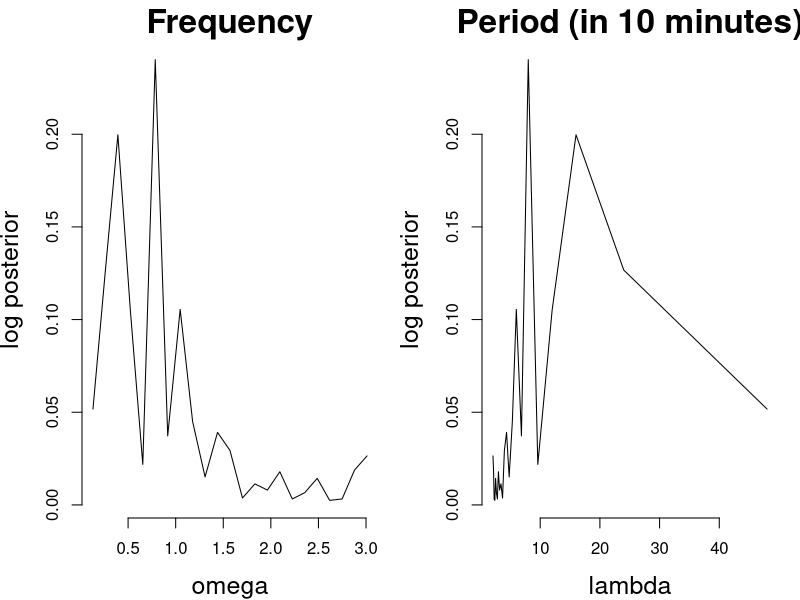
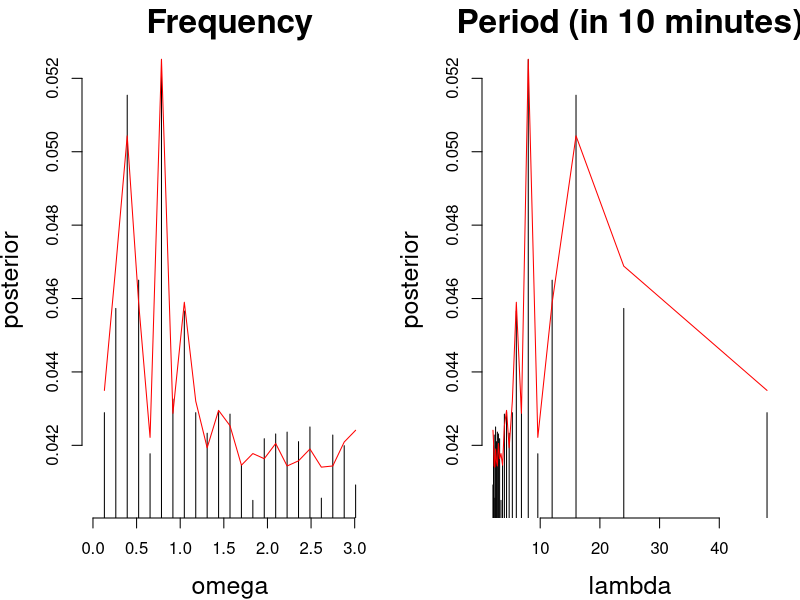

R code for these plots, in order:
#tmp = read.table("~/files/repos/data/soi.txt")[,1]
tmp = lh
#tmp = diff(c(co2))

#tmp = rnorm(4000)

#tmp = sin(seq(0, 1, length=1000)*2*pi * 4*10) +
#    sin(seq(0, 1, length=1000)*2*pi * 7*10) +
#    sin(seq(0, 1, length=1000)*2*pi * 18*10) +
#    sin(seq(0, 1, length=1000)*2*pi * 29*10)

dat = NULL
dat$tt = seq(1, length(tmp), by = 1)
dat$y = tmp

y = dat$y
tt = dat$tt
n = length(y)

# pdf("./dat_soi.pdf", width = 8, height = 8)
# par(mfrow = c(1,1), mar = c(5.1, 4.1, 4.1, 2.1))
# plot(dat$tt / 12, dat$y, type='l', bty='n', cex.main = 2, cex.lab = 1.5,
#     main = "SOI", ylab = "Index", xlab = "Time (in yearss)")
# dev.off()

k = 1:floor(n/2-1/2)
omega = 2*pi*k/n

# omega = seq(0.001, pi-0.001, length = 1000)

a.hat = (2/n)*sapply(omega, function(w) sum(y * cos(w * tt)))
b.hat = (2/n)*sapply(omega, function(w) sum(y * sin(w * tt)))
Iw = (n/2)*(a.hat^2 + b.hat^2)
pw = (1 - Iw/sum(y^2))^(1 - n/2)


# lambda = seq(2, n, length = length(k))
# a.hat = (2/n)*sapply(lambda, function(l) sum(y * cos((2*pi)/l * tt)))
# b.hat = (2/n)*sapply(lambda, function(l) sum(y * sin((2*pi)/l * tt)))
# Iw = (n/2)*(a.hat^2 + b.hat^2)
# pl = (1 - Iw/sum(y^2))^(1 - n/2) * (2*pi/(lambda^2))^2


lambda = 2*pi/omega
pl = pw * (2*pi/(lambda^2))^0


omega[which.max(pw)]
lambda[which.max(pl)]

#pdf("./fp_lh.pdf", height = 8, width = 13)
par(mfrow = c(1,2), mar = c(4.1, 4.1, 2.1, 1.1))
plot(omega, log(pw), type='l', bty='n', main = "Frequency", ylab = "log posterior",
    cex.main = 2.0, cex.lab = 1.5)
plot(lambda, log(pl), type='l', bty='n', main = "Period (in 10 minutes)", ylab = "log posterior",
    cex.main = 2.0, cex.lab = 1.5, xlab = "lambda")
#plot(lambda/12, log(pl), type='l', bty='n', main = "Period (in years)", ylab = "log posterior",
#    cex.main = 2.0, cex.lab = 1.5, xlab = "lambda")
#dev.off()

# par(mfrow = c(1,1), mar = c(5.1, 4.1, 4.1, 2.1))
# plot(omega, pw, type='l', bty='n', main = "Frequency", ylab = "posterior")
# plot(lambda, pl, type='l', bty='n', main = "Period", ylab = "posterior")

# plot(omega, pw, type='l')

pp = pw / sum(pw)
cc = pl / sum(pl)
bb = sample(omega, 100000, replace = TRUE, prob = pp)
ll = 2*pi/bb


#pdf("./sp_lh.pdf", height = 8, width = 13)
par(mfrow = c(1,2), mar = c(4.1, 4.1, 2.1, 1.1))
yy = table(bb) / length(bb)
xx = as.numeric(names(yy))
plot(xx, as.numeric(yy), xlim = c(0, pi), type='h', bty='n',
    xlab = "omega", ylab = "posterior", main = "Frequency",
    cex.main = 2, cex.lab = 1.5)
lines(omega, pp, col='red')

yy = table(ll) / length(ll)
xx = as.numeric(names(yy))
plot(xx, as.numeric(yy), type='h', bty='n',
    xlab = "lambda", ylab = "posterior", main = "Period (in 10 minutes)",
    cex.main = 2, cex.lab = 1.5, bty='n')
lines(lambda, cc, col='red')
#dev.off()

as.numeric(names(which.max(table(bb))))
